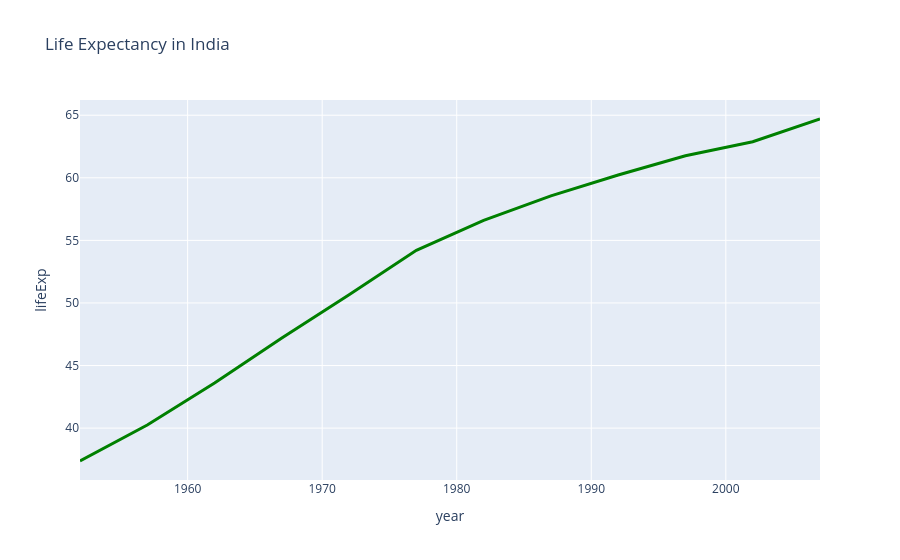

Here is the notebook cell this chart was saved with:
### Code cell
import plotly.express as px

df = px.data.gapminder().query("country == 'India'")

fig = px.line(df, x='year', y='lifeExp', title='Life Expectancy in India')
fig.update_traces(line=dict(color='green', width=3))
fig.show()

### Figure 1 — Plotly figure (JSON) as saved in the notebook; plotly's stock layout.template omitted (floating-point values rounded to 4 significant figures)
{"data": [{"hovertemplate": "year=%{x}<br>lifeExp=%{y}<extra></extra>", "legendgroup": "", "line": {"color": "green", "dash": "solid", "width": 3}, "marker": {"symbol": "circle"}, "mode": "lines", "name": "", "orientation": "v", "showlegend": false, "type": "scatter", "x": [1952, 1957, 1962, 1967, 1972, 1977, 1982, 1987, 1992, 1997, 2002, 2007], "xaxis": "x", "y": [37.37, 40.25, 43.6, 47.19, 50.65, 54.21, 56.6, 58.55, 60.22, 61.77, 62.88, 64.7], "yaxis": "y"}], "layout": {"legend": {"tracegroupgap": 0}, "title": {"text": "Life Expectancy in India"}, "xaxis": {"anchor": "y", "domain": [0, 1], "title": {"text": "year"}}, "yaxis": {"anchor": "x", "domain": [0, 1], "title": {"text": "lifeExp"}}}}
